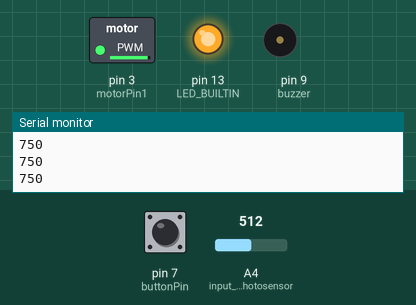
A sketch run on a simulated Arduino Nano, built with avr-gcc and run on an emulated ATmega328P. On the bench: switched loads named in the sketch (green lamp = pin HIGH), output pins drawn as LEDs (lit = HIGH), buzzer (waves = sounding), the last lines printed to the serial monitor. Inputs (shaded band) come from the test bench; at power-on: A4 (input_from_photosensor) = 512, pin 7 (buttonPin) LOW.

Above: at 1.2 s.
1.3 s: A4 (input_from_photosensor) set to 490
At 2.5 s:
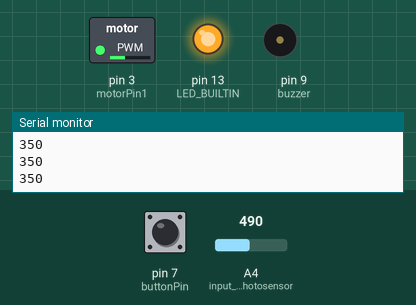
2.8 s: pin 7 (buttonPin) pulled HIGH for 3.2 s
At 4.2 s:
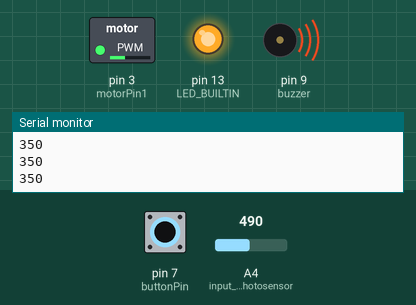
Timing chart, 0 to 6.3 s (numbered marks = the images above; inputs shaded):
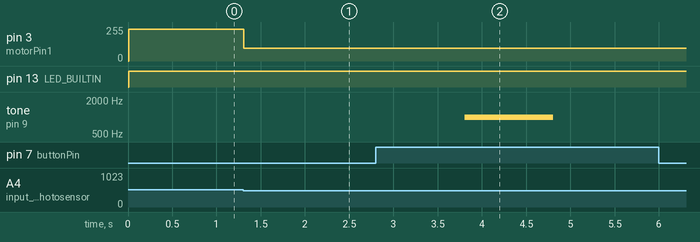

Measured:
- the behaviour switches between 500 and 499 on A4 (input_from_photosensor) (found by bisection; images 0 and 1)
- after the input at 1.3 s, pin 3 (motorPin1): 238/255 → 94/255 at once
- after the input at 2.8 s, tone on pin 9 (buzzer): silent → 1000 Hz after 1.0 s, → silent 1.0 s later

The sketch:

VE_GloveCode_V1.5.3.ino
```cpp
//Vision Empower Glove Code - Version 1.5.3
//Code written by Vision Empower Team, and edited by Zachary Kranz

// This is an edited version of the initial Vision Empower Code to simplify the program to one output
// and implement PWM modulation for the vibration motor.

//TO-DO:
//	Clean up code and comment -DONE
//	Resolve orphaned variables - DONE
//	Implement and test standby mode - DONE

//Written and compiled for Arduino Nano
//			           -------------
//		          	=|16       15|=
//		           	=|17       14|=
//	Sensor Input	=|18       13|=
//			          =|19       12|=
//		          	=|20       11|=
//		           	=|21       10|=
//          			=|22   N    9|= Audiable Buzzer
//	          		=|23   A    8|=
//           			=|24   N    7|=
//		          	=|2    O    6|= Motor Transistor 1
//	           		=|26        5|= Motor Transistor 3 - Not Used
//		          	=|27        4|= Motor Transistor 2 - Not Used
//		          	=|28        3|= Motor Transistor 4 - Not Used
//	          		=|29        2|= Input Button
//	          		=|30        1|=
//          			 -------------
int motorPin1 = 3; //motor transistor is connected to pin 6
//int motorPin2 = 4; //motor transistor is connected to pin 4
//int motorPin3 = 5; //motor transistor is connected to pin 5
//int motorPin4 = 6; //motor transistor is connected to pin 6
const int buzzer = 9; 	//buzzer to arduino pin 9
const int buttonPin = 7; //Button to arduino pin 2
int buttonState = 0; 	//Variable for button input
int dutyCycle = 0; 	//PWM Duty Cycle
int cycle = 1;		//Variable to store cycle running status

//int iteration = 1;	//orphaned variable
//int flag = 0;		//unknown variable, potentially not used?
//int start_new= 0;	//orphaned variable
//int read1 = 0;	//orphaned variable


void setup()
{
  Serial.begin(9600); //commence yelling into the void
  pinMode(A4, INPUT); //input from photosensor
  pinMode(buzzer, OUTPUT); // Set buzzer - pin 9 as an output
  pinMode(buttonPin, INPUT);
  pinMode(motorPin1, OUTPUT);
  //pinMode(motorPin2, OUTPUT);
  //pinMode(motorPin3, OUTPUT);
  //pinMode(motorPin4, OUTPUT);
  pinMode(LED_BUILTIN, OUTPUT);
}

void Start_Motor()
{
// Read the value from the photosensor, determine duty cycle, and use analogWrite to implement PWM
  delay(10);
  if(dutyCycle < 200)
  {
      Serial.println(0); //send duty cycle to serial out pin
      analogWrite(motorPin1, 0); //use analogWrite function to implement PWM
      analogWrite(LED_BUILTIN, 0);
  }
  else if(200 < dutyCycle && dutyCycle < 500)
  {
      Serial.println(350);  //send duty cycle to serial out pin
      analogWrite(motorPin1, 350); //use analogWrite function to implement PWM
      analogWrite(LED_BUILTIN, 350);
  }
   else if(500 < dutyCycle && dutyCycle < 800)
   {
        Serial.println(750);  //send duty cycle to serial out pin
      analogWrite(motorPin1, 750);  //use analogWrite function to implement PWM
      analogWrite(LED_BUILTIN, 750);
   }
   else if(dutyCycle > 800)
   {
      Serial.println(1024);     //send duty cycle to serial out pin
      analogWrite(motorPin1, 1024);   //use analogWrite function to implement PWM
      analogWrite(LED_BUILTIN, 1024);
  }

} //end of Start_Motor

void loop()
{
  buttonState = digitalRead(buttonPin); // button input
  if (buttonState == HIGH && cycle == 0)
  {
    tone(buzzer, 1000); // Send 1KHz sound signal...
    delay(1000);	//wait a second in order for finger to move off button
    noTone(buzzer);	// stop sending 1khz sound
    cycle = 1; 		//Set cycle variable to 1 to
	delay(1000);	//wait a second in order for finger to move off button

  } //end of if
  else if (buttonState == HIGH && cycle == 1)
  {
    cycle = 0;
	delay(1000); 	//wait a second in order for finger to move off button
  } // end of elif
  else
{
	cycle = cycle; 	//keep on keeping on
}//end of else
  noTone(buzzer);	//in case the buzzer is still making a noise, stop making a noise
  if(cycle==1)
  {
    dutyCycle = analogRead(A4);	//pull sigmal from photosensor
    Start_Motor();
}//end of if
    } //end of loop
```
